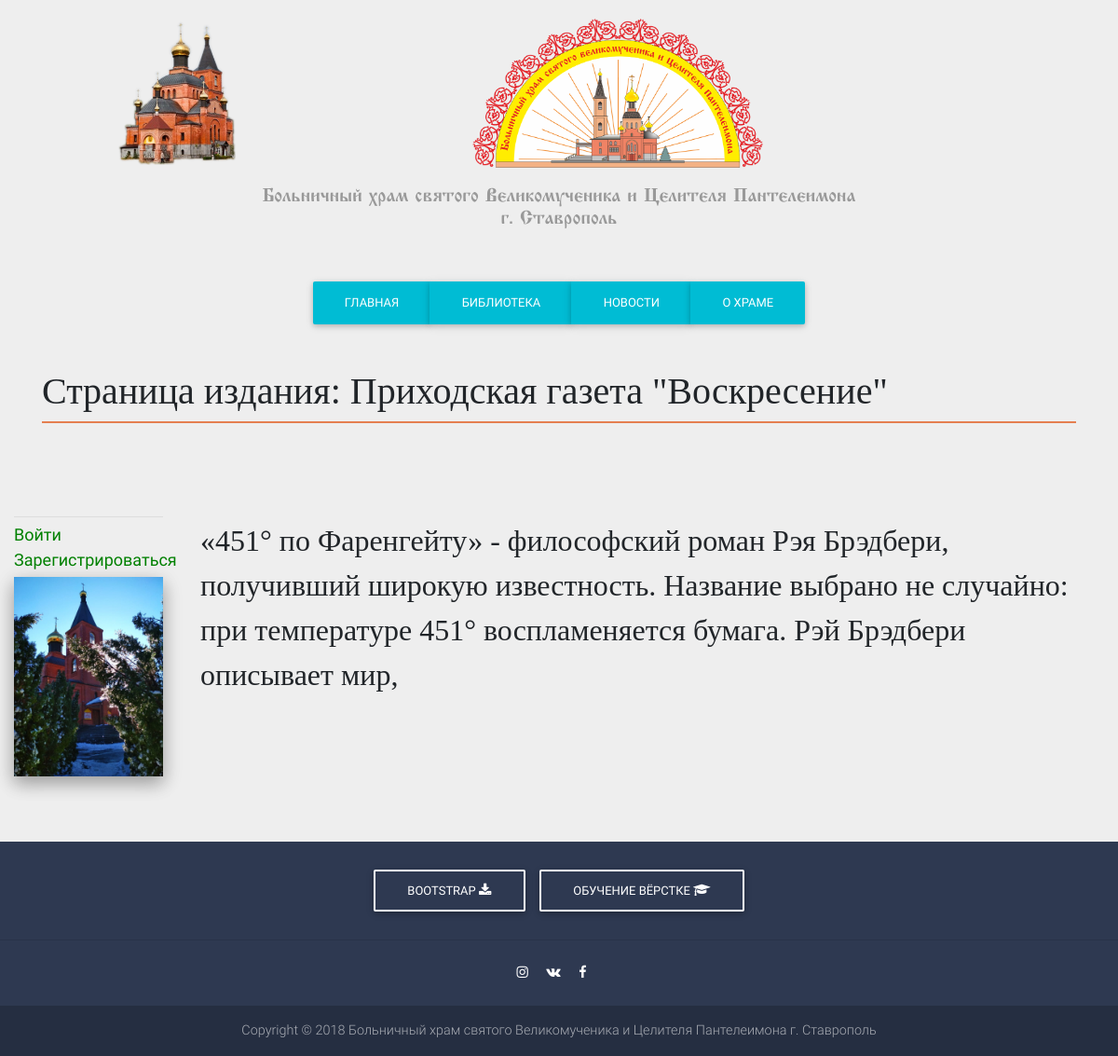
The page /pages/biblioteka/p_publishing_page.php?id=13 on the database as committed earlier.
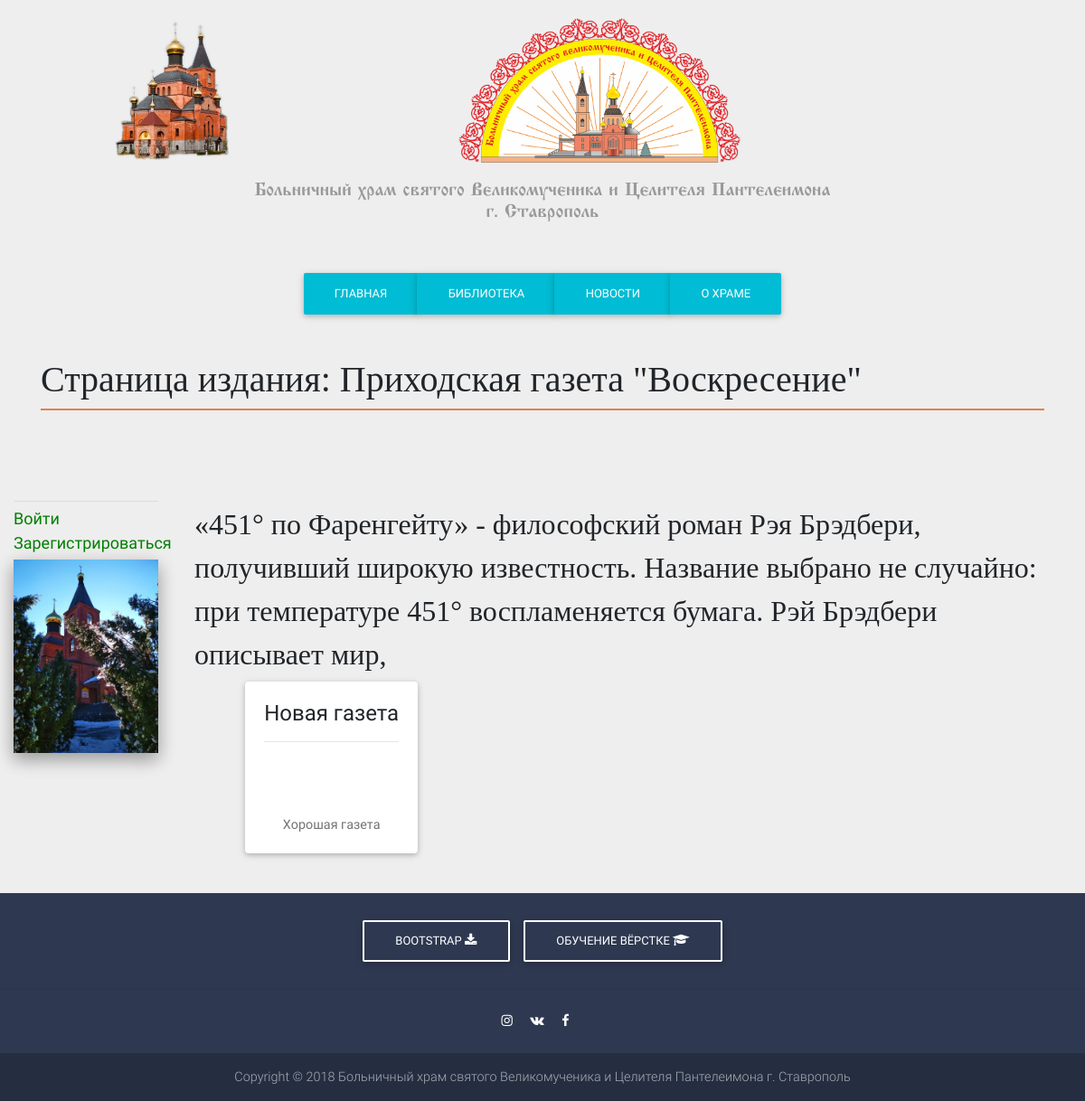
The same page on the database as committed later.
### tables this page shows
CREATE TABLE `publishing_blocks` (
  `id` int(11) NOT NULL,
  `block_name` varchar(100) NOT NULL,
  `block_image` varchar(500) NOT NULL,
  `block_description` varchar(500) NOT NULL,
  `block_hidden` tinyint(1) NOT NULL
);

CREATE TABLE `publishing_post` (
  `id` int(11) NOT NULL,
  `select_block` varchar(500) DEFAULT NULL,
  `block_id` int(11) DEFAULT NULL,
  `pub_name` varchar(500) DEFAULT NULL,
  `pub_description` varchar(500) DEFAULT NULL,
  `pub_image` varchar(500) DEFAULT NULL,
  `pub_file` varchar(500) DEFAULT NULL,
  `pub_hidden` tinyint(1) NOT NULL
);

### pages/biblioteka/p_publishing_page.php (the view, shortened to what this page needs)
<?php
require_once $_SERVER['DOCUMENT_ROOT'].'/scripts/s_connect.php';
require_once $_SERVER['DOCUMENT_ROOT'].'/scripts/s_functions.php';
get_header_site ('Страница издания', 'Электронная библиотека храма святого Великомученика и Целителя Пантелеимона <br> г. Ставрополь');
get_menu ();
$select_query = sprintf("SELECT publishing_post.*, publishing_blocks.id FROM	publishing_post, publishing_blocks WHERE publishing_post.block_id = publishing_blocks.id");
$id_page = $_REQUEST['id'];
$query_id_page = sprintf("SELECT * FROM	publishing_blocks WHERE id = $id_page");
$result = mysqli_query($link, $query_id_page) or die ("Ошибка " . mysqli_error($link));
    if($result && mysqli_num_rows($result)>0)
    {
        $row = mysqli_fetch_row($result);
        $name_page = $row[1];
        $block_description = $row[3];
}
page_title ('Страница издания: '.$name_page.'');
?>
<main>
	<section class="container-fluid">
		<div class="row">
			<div class="col-sm-0 col-lg-2">
				<?php get_sidebar (); ?>
			</div>
			<div class="col-sm-12 col-lg-10">
				<div class="page-header">
				  <h1><small><?php echo $block_description; ?></small></h1>
				</div>
				<div class="content">
					<div class="row">
				<?php
				$result = mysqli_query($link, $select_query);
				while ($row = mysqli_fetch_array($result)) {
							if ($_SESSION['id'] == null or $_SESSION['id'] > 1) {
								$hidden = $row['pub_hidden'];
								if ($hidden == 0) {
									$color = "display: none";
								}
								else {
									continue(1);
								}
							}
							if ($_GET['id'] == $row["block_id"]) {
								echo"
									<div class='col-sm-12 col-md-6 col-lg-4 d-flex justify-content-center'>
									<div class='card pub-block'>
									<div class='no_error' style='".$color." ".$border."'><strong>".$no_error."</strong><br>".$edit."<br>".$delete."</div>
									<div class='view overlay'>
									<img class='card-img-top m-0 p-0' src=/".$row["pub_image"]." alt=''>
									<img class='card-img-top m-0 p-0' src=/".$row["pub_file"]." alt=''>
									<a href='/pages/biblioteka/p_opened_post.php?id=".$row["0"]."'>
									<div class='mask rgba-white-slight'></div>
									</a>
									</div>
									<div class='card-body'>
									<table class='pub-block-wrap' style='height: 150px;'>
								  <tbody>
								    <tr>
								      <td class='align-top'><h4 class='card-title'>".$row["pub_name"]."<hr></h4></td>
								    </tr>
								    <tr>
								      <td class='align-bottom'><a href='/pages/biblioteka/p_opened_post.php?id=".$row["0"]."'><p class='card-text align-text-bottom'>".$row["pub_description"]."</p></a>
								      </td>
								    </tr>
								  </tbody>
									</table>
									</div>
									</div>
									</div>";}}?>
					</div>
				</div>
			</div>
		</div>
	</section>
</main>
<?php
get_footer ();
?>

### scripts/s_functions.php (shortened to what this page needs)
<?php
function get_header_site ($title_br, $header_subtitle) {
	echo <<<EOD
	<!DOCTYPE html>
	<html lang='ru'>
	<head>
	<link rel="stylesheet" href="https://maxcdn.bootstrapcdn.com/font-awesome/4.7.0/css/font-awesome.min.css">
	<link href="/css/bootstrap.min.css" rel="stylesheet">
	<link href="/css/mdb.min.css" rel="stylesheet">
	<link href="/css/style.css" rel="stylesheet">
	<link rel='stylesheet' href='/css/bootstrap-grid.min.css'>
	<link href="http://allfont.ru/allfont.css?fonts=ds-russia-demo" rel="stylesheet" type="text/css">
	<link href="http://allfont.ru/allfont.css?fonts=zanesennyj" rel="stylesheet" type="text/css">
	<title>$title_br</title>
</head>
<body>
	<div class="header_site ">
		<div class="logo_block">
			<img id="logo_1" src="/images/original-233x285.png" alt="">
			<img id="logo_2" src="/images/logo.png" alt="">
		</div>
		<div class="header_title">
		<h4>Больничный храм святого Великомученика и Целителя Пантелеимона <br> г. Ставрополь</h4>
		</div>
		<div class="header_subtitle">
		</div>
	</div>
EOD;
}
function get_menu () {
	$s1 = "Главная";
	$s2 = "Библиотека";
	$s3 = "Новости";
	$s4 = "О храме";
echo <<<EOD
		<div class="wrap justify-content-center mb-5" id="printPageButton">
		  <div class="btn-group" role="group" aria-label="Basic example">
		    <button type="button" class="btn btn-cyan" onclick=location.href="/index.php">$s1</button>
		    <button type="button" class="btn btn-cyan" onclick=location.href="/pages/p_biblioteka.php">$s2</button>
		    <button type="button" class="btn btn-cyan" onclick=location.href="/pages/p_news.php">$s3</button>
		    <button type="button" class="btn btn-cyan" onclick=location.href="/pages/p_o_hrame.php">$s4</button>
EOD;
echo <<<EOD
    	</div>
		</div>
EOD;
}
function get_sidebar () {
echo <<<EOD
<div class="sidebar">
EOD;
			if (empty($_SESSION['login']) or empty($_SESSION['id'])) {
				echo
				"<div class='login_signup'>
				<a href='/pages/p_login.php'><p>Войти</p></a>
				<a href='/pages/p_registration.php'><p>Зарегистрироваться</p></a>
				</div>";
			} else {
				echo
				"<div class='login_signup'>
				Здравствуйте, <b>".$_SESSION['login']."</b>
				<a href='/scripts/s_logout.php'><p>Выйти</p></a>
				</div>";
			}
echo
<<<EOD
<img src="/images/341acbc6-a2da-467d-81b3-8ec7269ed109.jfif" class="img-fluid z-depth-2 mb-3" alt="">
EOD;
echo <<<EOD
</div>
EOD;
}
function page_title ($page_title) {
	echo
	<<<EOD
	<div class="container">
		<div class="page_title">
				<h1>$page_title</h1>
		</div>
	</div>
EOD;
}
function get_footer () {
echo <<<EOD
	<footer class="page-footer text-center font-small mdb-color darken-2 mt-4 wow fadeIn">
	<div class="pt-4">
		<a href="#" class="btn btn-outline-white">
			Bootstrap <i class="fa fa-download"></i>
		</a>
		<a href="#" class="btn btn-outline-white">
			Обучение вёрстке <i class="fa fa-graduation-cap"></i>
		</a>
	</div>
	<hr class="my-4">
	<div class="pb-4">
		<a href="#"><i class="fa fa-instagram mr-3"></i></a>
		<a href="#"><i class="fa fa-vk mr-3"></i></a>
		<a href="#"><i class="fa fa-facebook mr-3"></i></a>
	</div>
	<div class="footer-copyright py-3">
		Copyright © 2018 Больничный храм святого Великомученика и Целителя Пантелеимона
г. Ставрополь
	</div>
</footer>
</body>
</html>
<script>
  var sticky = new Sticky('[data-sticky]');
</script>
<script src="https://code.jquery.com/jquery-3.3.1.slim.min.js"></script>
<script src="https://cdnjs.cloudflare.com/ajax/libs/popper.js/1.14.3/umd/popper.min.js"></script>
<script src="https://stackpath.bootstrapcdn.com/bootstrap/4.1.3/js/bootstrap.min.js"></script>
EOD;
}
?>

### css/style.css (style rules this page uses)
html { height: auto; }
body { height: auto; background: #eee; }
a { text-decoration: none !important; }
table { border: 1px solid black; }
td { border: 1px solid black; text-align: center; }
table { width: 100%; }
h1, h2, h3, h5, h6 { font-family: 'Zanesennyj'; }
table td { font-size: 14px; }
.header_site { background-size: cover; }
.header_title { text-align: center; }
.header_title h4 { text-align: center; font-family: 'Izhitsa Regular'; color: #999; font-size: 20px; }
.header_subtitle { font-family: 'Old Standard TT', serif; margin-top: 10px; margin-bottom: 0px; padding: 0px 20px 20px 20px; text-align: center; color: #eee; text-shadow: 2px 2px 2px #756363; }
.login_signup { padding: 0px; font-family: 'Old Standard TT', serif; font-size: 18px; margin-top: 5px; margin-bottom: 5px; }
.login_signup p { margin: 0; color: green; }
.logo_block { display: -webkit-flex; display: -moz-flex; display: -ms-flex; display: -o-flex; display: flex; -webkit-flex-direction: row; -moz-flex-direction: row; -ms-flex-direction: row; -o-flex-direction: row; flex-direction: row; height: 200px; justify-content: space-around; -ms-align-items: center; align-items: center; }
#logo_1 { max-height: 77%; max-width: 20%; }
#logo_2 { max-height: 80%; max-width: 30%; }
.page_title { margin-bottom: 100px; border-bottom: solid 2px #E47F50; }
.pub-block { justify-content: center; max-width: 80%; margin-bottom: 20px; }
.pub-block-wrap td, table { border: none; }
.sidebar { margin-right: 10px; margin-bottom: 30px; border-top: 1px solid #ddd; }
.wrap { display: -webkit-flex; display: -moz-flex; display: -ms-flex; display: -o-flex; display: flex; }
@media (min-width: 576px) { .wrap { display: none; } }
@media (min-width: 576px) { .sidebar { display: none; } }
@media (min-width: 768px) { .wrap { display: none; } }
@media (min-width: 992px) { .wrap { display: flex; } }
@media (min-width: 992px) { .sidebar { display: block; } }

Rows that differ between the two databases and show on the page:
added publishing_post: pub_name "Новая газета", pub_description "Хорошая газета"
